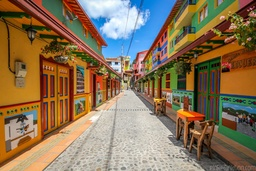
#> input picture img.jpg, 256 x 171 px, shrunk from 1000 x 667 before the run
$ jupyter execute code.ipynb
#> lines starting #> are read from the running program, lines starting #| are printed output that depends on the picture
[cell 1]
import cv2
import numpy as np
import matplotlib.pyplot as plt
import os

IMG_NAME = 'img.jpg'

[cell 2]
def getPath(img):
    current_dir = os.getcwd()
    parent_dir = os.path.abspath(os.path.join(current_dir, os.pardir))
    image_path = os.path.join(parent_dir, img)
    return image_path

[cell 3]
def plot_image_in_3d(image_path):
#> called with image_path = 'img.jpg'
    image = cv2.imread(image_path, cv2.IMREAD_GRAYSCALE)
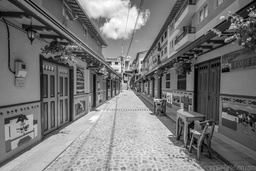
#> image: shape (171, 256); min 0, max 255, mean 118.4

    if image is None:
        raise ValueError(f"No se pudo cargar la imagen desde la ruta: {image_path}")

    height, width = image.shape
#> height = 171; width = 256

    X, Y = np.meshgrid(np.arange(width), np.arange(height))

    fig = plt.figure(figsize=(10, 10))
    ax = fig.add_subplot(111, projection='3d')
    ax.plot_surface(X, Y, image, cmap='gray', rstride=1, cstride=1, linewidth=0, antialiased=False)
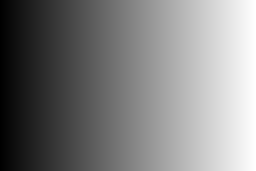
#> X: shape (171, 256) int64; min 0, max 255, mean 127.5

    ax.set_xlabel('X')
    ax.set_ylabel('Y')
    ax.set_zlabel('Intensidad del Color Gris')

    plt.show()
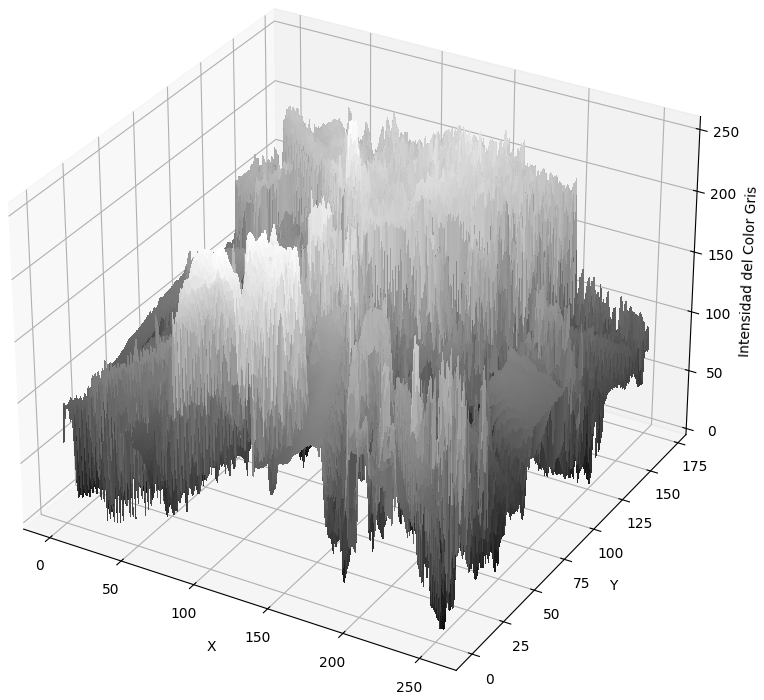
#> figure drawn by matplotlib, 1 panel
